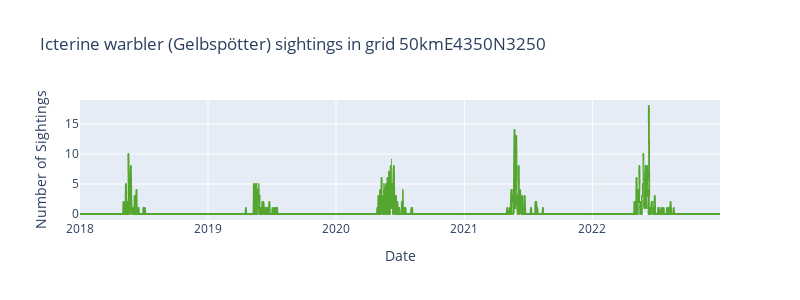

The notebook cell saved with this chart:
### Code cell
warbler = df[(df.name_species == 'Gelbspötter') & (df.eea_grid_id == '50kmE4350N3250')].reset_index(drop=True)
plot_time_series(data=warbler, title='Icterine warbler (Gelbspötter) sightings in grid 50kmE4350N3250')

### Figure 1 — Plotly figure (JSON) as saved in the notebook; plotly's stock layout.template omitted (floating-point values rounded to 4 significant figures; data arrays with more than 128 entries replaced by an {"elided": "..."} marker saying what was removed)
{"data": [{"hovertemplate": "date=%{x}<br>n_sightings=%{y}<extra></extra>", "legendgroup": "", "line": {"color": "#55a630", "dash": "solid"}, "marker": {"symbol": "circle"}, "mode": "lines", "name": "", "showlegend": false, "type": "scattergl", "x": {"elided": "1826 str values"}, "xaxis": "x", "y": {"elided": "1826 int values"}, "yaxis": "y"}], "layout": {"height": 300, "legend": {"tracegroupgap": 0}, "title": {"text": "Icterine warbler (Gelbspötter) sightings in grid 50kmE4350N3250"}, "width": 800, "xaxis": {"anchor": "y", "domain": [0, 1], "title": {"text": "Date"}}, "yaxis": {"anchor": "x", "domain": [0, 1], "title": {"text": "Number of Sightings"}}}}
